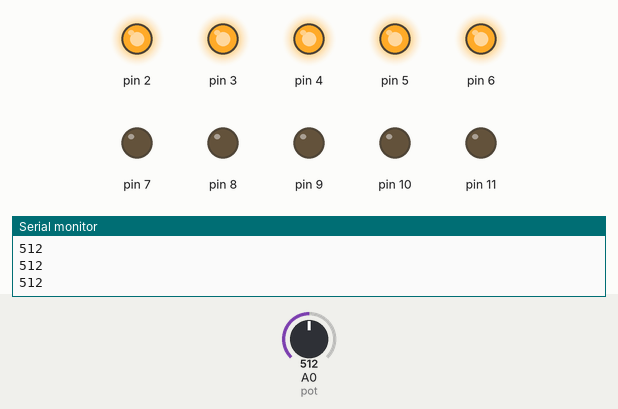
This sketch was run on a simulated Arduino Uno, built with avr-gcc and run on an emulated ATmega328P. Shown: output pins drawn as LEDs (lit = HIGH), the last lines printed to the serial monitor. Inputs (shaded band) come from the test bench; at power-on: A0 (pot) = 512.

Above: at 1.2 s.
1.3 s: A0 (pot) set to 398
At 1.7 s:
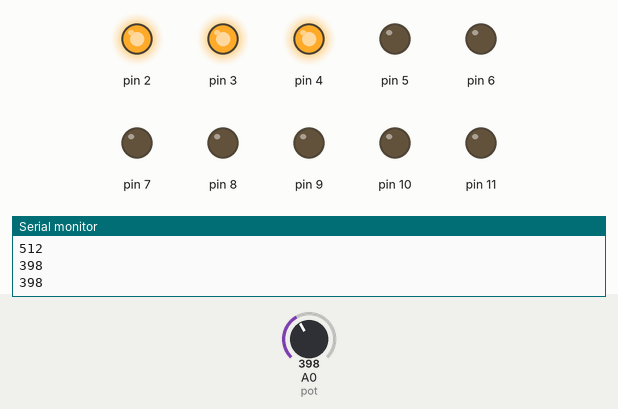
2.9 s: A0 (pot) set to 306
At 4.2 s:
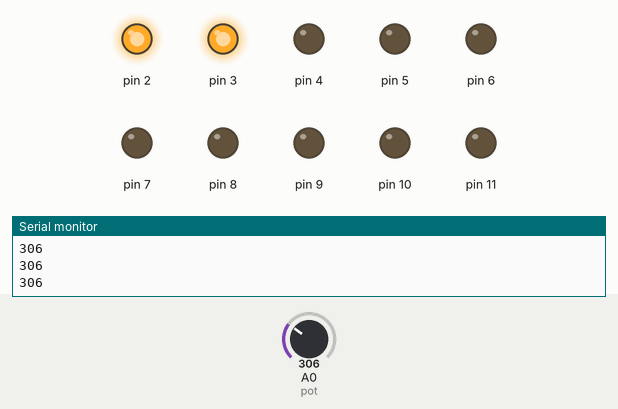
4.5 s: A0 (pot) set to 194
At 5.6 s:
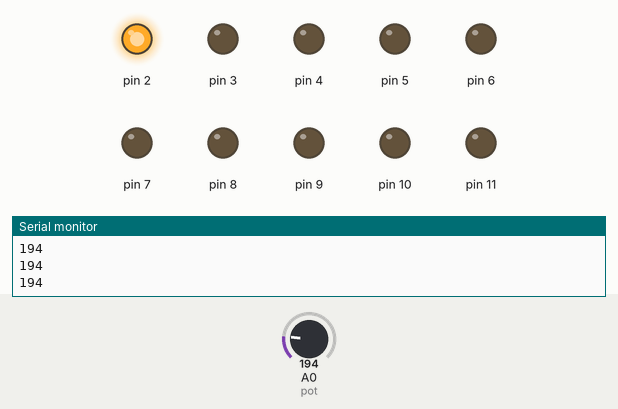
6.1 s: A0 (pot) set to 92
At 6.9 s:
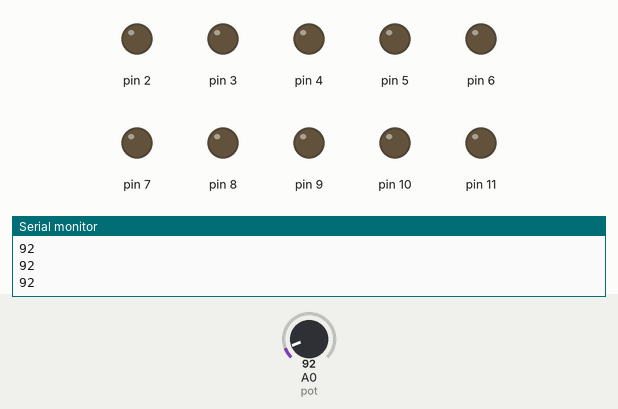
7.7 s: A0 (pot) set to 716
At 8.2 s:
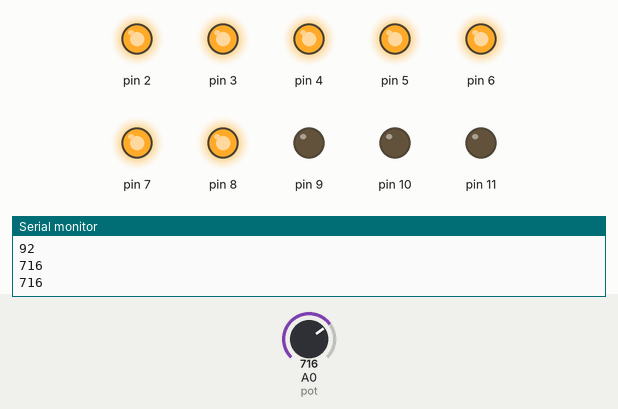
9.3 s: A0 (pot) set to 602
At 10.7 s:
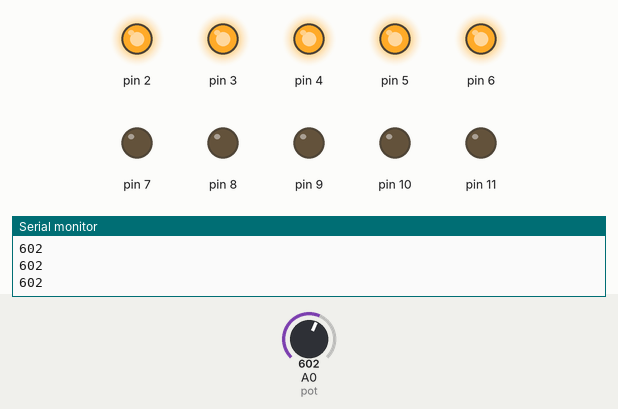
Timing chart, 0 to 11.9 s (numbered marks = the images above; inputs shaded):
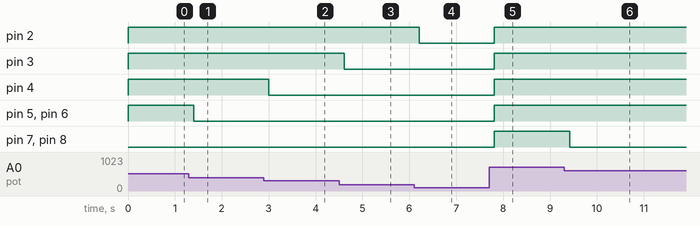

The sketch:

codigo.ino
```cpp
const int pot = 0;

int var = 0;

void setup()
{
  pinMode(2, OUTPUT);
  pinMode(3, OUTPUT);
  pinMode(4, OUTPUT);
  pinMode(5, OUTPUT);
  pinMode(6, OUTPUT);
  pinMode(7, OUTPUT);
  pinMode(8, OUTPUT);
  pinMode(9, OUTPUT);
  pinMode(10, OUTPUT);
  pinMode(11, OUTPUT);
  Serial.begin(9600);
}

void loop()
{
  var = analogRead(pot);
  Serial.println(var);

  if(var > 102){
  digitalWrite(2,HIGH);
  }else{
  digitalWrite(2,LOW);
  }

  if(var > 204){
  digitalWrite(3,HIGH);
  }else{
  digitalWrite(3,LOW);
  }

  if(var > 306){
  digitalWrite(4,HIGH);
  }else{
  digitalWrite(4,LOW);
  }

  if(var > 408){
  digitalWrite(5,HIGH);
  }else{
  digitalWrite(5,LOW);
  }

  if(var > 510){
  digitalWrite(6,HIGH);
  }else{
  digitalWrite(6, LOW);
  }

  if(var > 612){
  digitalWrite(7,HIGH);
  }else{
  digitalWrite(7, LOW);
  }

  if(var > 714){
  digitalWrite(8,HIGH);
  }else{
  digitalWrite(8, LOW);
  }

  if(var > 816){
  digitalWrite(9,HIGH);
  }else{
  digitalWrite(9, LOW);
  }

  if(var > 918){
  digitalWrite(10,HIGH);
  }else{
  digitalWrite(10, LOW);
  }

  if(var > 1020){
  digitalWrite(11,HIGH);
  }else{
  digitalWrite(11, LOW);
  }

  delay(200);
}
```

Measured:
- after the input at 1.3 s, pin 5, pin 6: HIGH → LOW after 0.10 s
- after the input at 2.9 s, pin 4: HIGH → LOW after 0.11 s
- after the input at 4.5 s, pin 3: HIGH → LOW after 0.11 s
- after the input at 6.1 s, pin 2: HIGH → LOW after 0.11 s
- after the input at 7.7 s, pin 2–8: LOW → HIGH after 0.11 s
- after the input at 9.3 s, pin 7, pin 8: HIGH → LOW after 0.12 s
